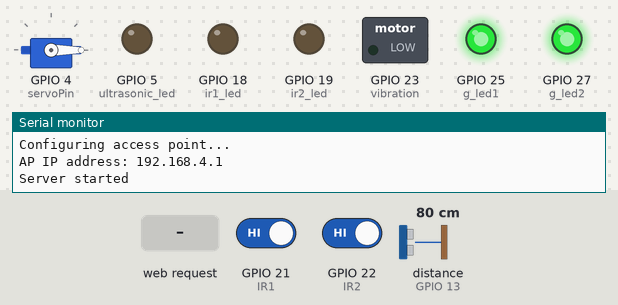
Recording of a sketch running on a simulated ESP32. Parts: servo, switched loads named in the sketch (green lamp = pin HIGH), output pins drawn as LEDs (lit = HIGH), the last lines printed to the serial monitor. Wiring (inferred from the names in the program): ultrasonic range finder: trigger GPIO 14; echo GPIO 13. Dashed ring = blinking. Inputs (shaded band) come from the test bench; at power-on: distance to the obstacle (sensor on GPIO 13) 80 cm, GPIO 21 (IR1) HIGH, GPIO 22 (IR2) HIGH. The echo pulse lasts 58.3 µs per cm; pins used as bus, display or sensor lines are not drawn.

Above: at 1.2 s.
1.3 s: HTTP request GET /open received
At 1.89 s:
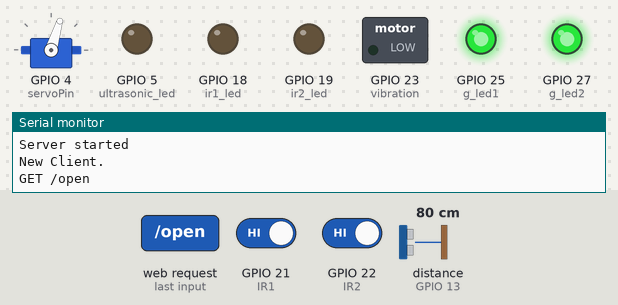
3.6 s: distance to the obstacle (sensor on GPIO 13) set to 22 cm
5.1 s: distance to the obstacle (sensor on GPIO 13) set to 17 cm
At 6.6 s:
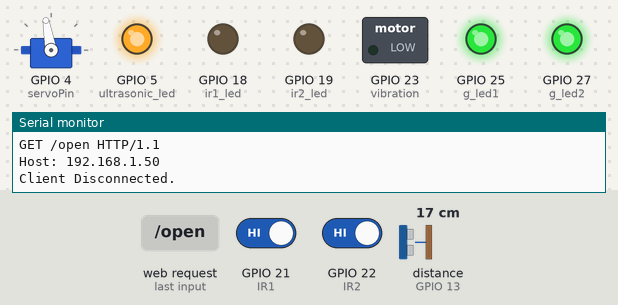
8.1 s: GPIO 21 (IR1) driven LOW
At 10.9 s:
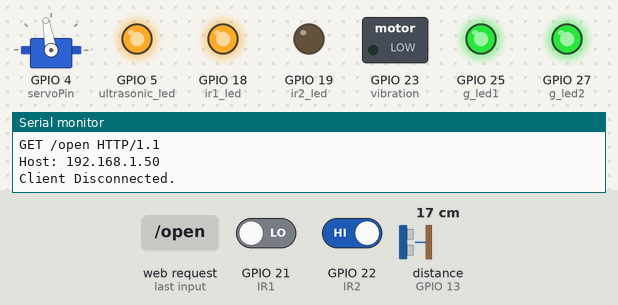
11.1 s: GPIO 22 (IR2) driven LOW
At 12.56 s:
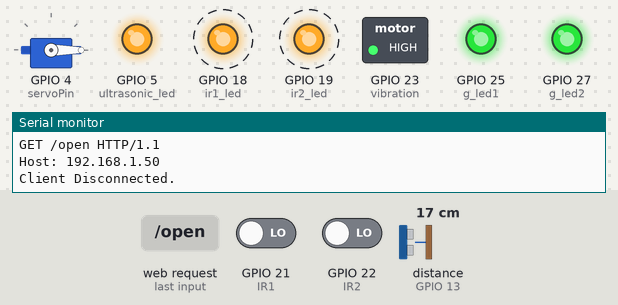
14.1 s: GPIO 21 (IR1) driven HIGH
At 17.9 s:
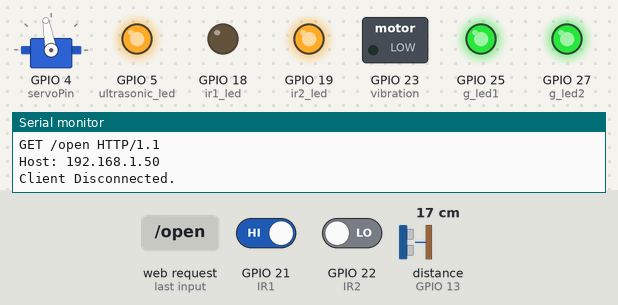
Timing chart, 0 to 22.0 s (numbered marks = the images above; inputs shaded):
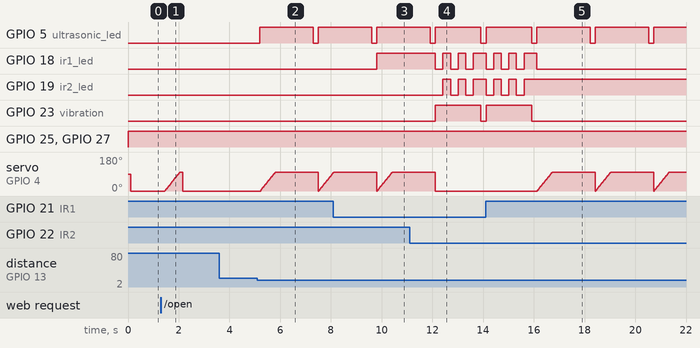

The sketch:

iot_v3.1.ino
```cpp
#include <WiFi.h>
#include <WiFiClient.h>
#include <WiFiAP.h>
#include <ESP32Servo.h>

// Set these to your desired credentials.
const char *ssid = "Smart Garage";
const char *password = "01113793255";

const int echoPin = 13;
const int trigPin = 14;
const int servoPin = 4;
//const int ledPin = 2;

int IR1 = 21;
int IR2 = 22;
int ir1_led = 18;
int ir2_led = 19;
int ultrasonic_led = 5;
int vibration = 23;
int g_led1 = 25;
int g_led2 = 27;
bool automatic = true;
bool empty1 = true;
bool empty2 = true;

Servo myServo;

WiFiServer server(80);


void setup() {
  Serial.begin(115200);

  pinMode(IR1, INPUT);
  pinMode(IR2, INPUT);
  pinMode(ir1_led, OUTPUT);
  pinMode(ir2_led, OUTPUT);
  pinMode(vibration, OUTPUT);
  pinMode(ultrasonic_led, OUTPUT);
  pinMode(g_led1, OUTPUT);
  pinMode(g_led2, OUTPUT);

  myServo.attach(servoPin, 500, 2500);
  Serial.println();
  Serial.println("Configuring access point...");

  // You can remove the password parameter if you want the AP to be open.
  // a valid password must have more than 7 characters
  if (!WiFi.softAP(ssid, password)) {
    log_e("Soft AP creation failed.");
    while (1)
      ;
  }
  IPAddress myIP = WiFi.softAPIP();
  Serial.print("AP IP address: ");
  Serial.println(myIP);
  server.begin();

  Serial.println("Server started");
}

long microsecondsToCentimeters(long microseconds) {
  return microseconds / 29 / 2;
}

String generateControlHTML(bool isAutomaticMode, bool isempty1, bool isempty2) {
  String htmlContent = "<!DOCTYPE html>"
                       "<html>"
                       "<head>"
                       "    <title>Smart Garage Control</title>"
                       "    <style>"
                       "        body {"
                       "            font-family: 'Arial', sans-serif;"
                       "            background: linear-gradient(to right, #3494e6, #ec6ead);"
                       "            box-shadow: 0px 4px 6px rgba(0, 0, 0, 0.1);"
                       "            text-align: center;"
                       "            padding: 40px; "
                       "        }"
                       "        h1 {"
                       "            color: #fff;"
                       "            font-size: 62px; "
                       "        }"
                       "        p {"
                       "            color: #fff;"
                       "            font-size: 50px; "
                       "        }"
                       "        a {"
                       "            display: inline-block;"
                       "            margin: 20px; "
                       "            padding: 40px 60px; "
                       "            text-decoration: none;"
                       "            font-size: 50px;"
                       "            color: #fff;"
                       "            background-color: #007bff;"
                       "            border-radius: 30px;"
                       "            transition: background-color 0.3s ease-in-out;"
                       "        }"
                       "        a:hover {"
                       "            background-color: #0056b3;"
                       "        }"
                       "    </style>"
                       "</head>"
                       "<body>"
                       "    <h1>Smart Garage Control</h1>";

  if (isAutomaticMode) {
    htmlContent += "    <p>Status: Automatic Mode</p>";
    htmlContent += "    <a href=\"/manual\">Manual</a><br>";

    htmlContent += "    <p>First Place is ";
    htmlContent += (isempty1 ? "Empty" : "Full");
    htmlContent += "</p>";
    htmlContent += "    <p>Second Place is ";
    htmlContent += (isempty2 ? "Empty" : "Full");
    htmlContent += "</p>";
  } else {
    htmlContent += "    <p>Status: Manual Mode</p>";
    htmlContent += "    <a href=\"/auto\">Automatic</a><br>"
                   "    <a href=\"/open\">Open Door</a><br>"
                   "    <a href=\"/close\">Close Door</a><br>"
                   "    <a href=\"/on1\">Open LED1</a><br>"
                   "    <a href=\"/off1\">Close LED1</a><br>"
                   "    <a href=\"/on2\">Open LED2</a><br>"
                   "    <a href=\"/off2\">Close LED2</a><br>";
  }

  htmlContent += "</body>"
                 "</html>";

  return htmlContent;
}

void loop() {
  long duration, cm;

  int IR1_State = digitalRead(IR1);
  int IR2_State = digitalRead(IR2);

  pinMode(trigPin, OUTPUT);
  digitalWrite(trigPin, LOW);
  delayMicroseconds(2);
  digitalWrite(trigPin, HIGH);
  delayMicroseconds(10);
  digitalWrite(trigPin, LOW);
  pinMode(echoPin, INPUT);
  duration = pulseIn(echoPin, HIGH);
  cm = microsecondsToCentimeters(duration);
  //some prints
  // Serial.println("Distance:   | ir1:  | ir2: ");
  // Serial.print(cm);
  // Serial.print(" cm | ");
  // Serial.print(IR1_State);
  // Serial.print("  |  ");
  // Serial.print(IR2_State);
  // Serial.println();

  digitalWrite(g_led1, HIGH);
  digitalWrite(g_led2, HIGH);
  // digitalWrite(ultrasonic_led, HIGH);
  delay(100);
  // Serial.println(automatic);
  if (automatic) {
    if (IR1_State == 0) {
      // Serial.println("led1 on");
      empty1 = false;
      digitalWrite(ir1_led, HIGH);
    } else {
      // Serial.println("led1 off");
      empty1 = true;
      digitalWrite(ir1_led, LOW);
    }
    if (IR2_State == 0) {
      // Serial.println("led2 on");
      empty2 = false;
      digitalWrite(ir2_led, HIGH);
    } else {
      // Serial.println("led2 off");
      empty2 = true;
      digitalWrite(ir2_led, LOW);
    }
    // else {
    //   digitalWrite(ledPin, LOW);
    // }

    // Adjust servo angle based on distance
    if (cm < 20) {  //near
      digitalWrite(ultrasonic_led, HIGH);
      if (IR1_State == 1 || IR2_State == 1) {  //free
        for (float pos = 0; pos <= 100; pos += 0.5) {
          myServo.write(pos);
          delay(3);
        }
        delay(1500);
      } else {  //full
        myServo.write(0);
        digitalWrite(vibration, HIGH);
        for (int i = 0; i < 3; ++i) {
          digitalWrite(ir1_led, LOW);
          digitalWrite(ir2_led, LOW);
          delay(300);
          digitalWrite(ir1_led, HIGH);
          digitalWrite(ir2_led, HIGH);
          delay(300);
        }
        digitalWrite(vibration, LOW);
      }
    } else {  //far
      myServo.write(0);
    }
    digitalWrite(ultrasonic_led, LOW);
    delay(100);
  }

  //WIFI
  WiFiClient client = server.available();  // listen for incoming clients

  if (client) {                     // if you get a client,
    Serial.println("New Client.");  // print a message out the serial port
    String currentLine = "";        // make a String to hold incoming data from the client
    while (client.connected()) {    // loop while the client's connected
      if (client.available()) {     // if there's bytes to read from the client,
        char c = client.read();     // read a byte, then
        Serial.write(c);            // print it out the serial monitor
        if (c == '\n') {            // if the byte is a newline character

          // if the current line is blank, you got two newline characters in a row.
          // that's the end of the client HTTP request, so send a response:
          if (currentLine.length() == 0) {
            // HTTP headers always start with a response code (e.g. HTTP/1.1 200 OK)
            // and a content-type so the client knows what's coming, then a blank line:
            client.println("HTTP/1.1 200 OK");
            client.println("Content-type:text/html");
            client.println();

            // the content of the HTTP response follows the header:
            String htmlContent = "";

            htmlContent = generateControlHTML(automatic, empty1, empty2);

            client.print(htmlContent);


            // client.print("Click <a href=\"/L\">here</a> to turn OFF the LED.<br>");

            // The HTTP response ends with another blank line:
            client.println();
            // break out of the while loop:
            break;
          } else {  // if you got a newline, then clear currentLine:
            currentLine = "";
          }
        } else if (c != '\r') {  // if you got anything else but a carriage return character,
          currentLine += c;      // add it to the end of the currentLine
        }

        // Check to see if the client request was "GET /H" or "GET /L":
        if (currentLine.endsWith("GET /open")) {
          for (float pos = 0; pos <= 100; pos += 0.5) {
            myServo.write(pos);
            delay(3);
          }
        }
        if (currentLine.endsWith("GET /close")) {
          myServo.write(0);
        }
        if (currentLine.endsWith("GET /manual")) {
          digitalWrite(ir1_led, LOW);
          digitalWrite(ir2_led, LOW);
          automatic = 0;
        } else if (currentLine.endsWith("GET /auto")) {
          automatic = 1;
        } else if (currentLine.endsWith("GET /on1")) {
          digitalWrite(ir1_led, HIGH);
        } else if (currentLine.endsWith("GET /off1")) {
          digitalWrite(ir1_led, LOW);
        } else if (currentLine.endsWith("GET /on2")) {
          digitalWrite(ir2_led, HIGH);
        } else if (currentLine.endsWith("GET /off2")) {
          digitalWrite(ir2_led, LOW);
        }
      }
    }
    // close the connection:
    client.stop();
    Serial.println("Client Disconnected.");
  }
}
```

Measured:
- the behaviour switches between 20 and 19 cm on distance to the obstacle (sensor on GPIO 13) (found by bisection; images 1 and 2)
- after the input at 1.3 s, servo on GPIO 4 (servoPin): rises from 0° to 100° in 0.59 s, then falls to 0° in 0.11 s
- after the input at 3.6 s, every drawn part: stays the same
- after the input at 5.1 s, GPIO 5 (ultrasonic_led): LOW → HIGH after 0.10 s, → LOW 2.1 s later, → HIGH 0.20 s later
- after the input at 8.1 s, GPIO 18 (ir1_led): LOW → HIGH after 1.7 s
- after the input at 11.1 s, GPIO 18 (ir1_led): alternates HIGH for 0.30 s and LOW for 0.30 s, starting after 1.0 s; GPIO 19 (ir2_led): alternates HIGH for 0.30 s and LOW for 0.30 s, starting after 1.3 s; GPIO 23 (vibration): LOW → HIGH after 1.0 s, → LOW 1.8 s later; servo on GPIO 4 (servoPin): goes on until 12.1 s, then stays 0°
- after the input at 14.1 s, GPIO 18 (ir1_led): goes on until 16.1 s, then stays LOW; GPIO 19 (ir2_led): goes on until 15.6 s, then stays HIGH; GPIO 23 (vibration): goes on until 15.9 s, then stays LOW; servo on GPIO 4 (servoPin): ramps from 0° to 100° and jumps back, once every 2.3 s
